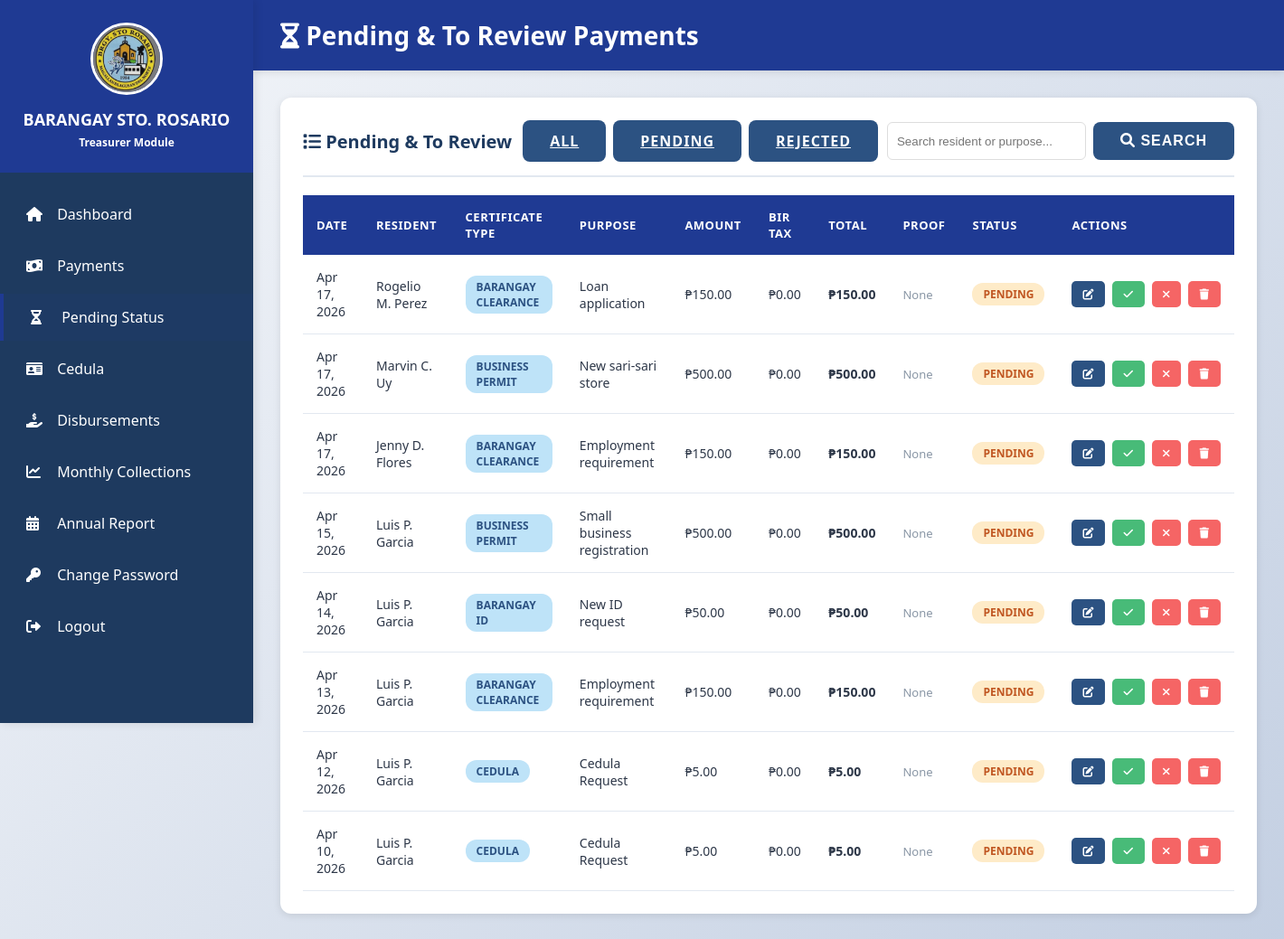
/treasurer/pending_payments/list.php (signed in), run on the app's committed database.
### tables this page shows
CREATE TABLE IF NOT EXISTS payment_status (
    id INT AUTO_INCREMENT PRIMARY KEY,
    resident_id INT DEFAULT NULL,
    certificate_type VARCHAR(100) NOT NULL,
    purpose VARCHAR(255) NOT NULL,
    resident_fname VARCHAR(150) NOT NULL,
    payment_status VARCHAR(20) NOT NULL DEFAULT 'pending',
    rejection_remarks TEXT DEFAULT NULL,
    rejected_at DATETIME DEFAULT NULL,
    amount DECIMAL(10, 2) NOT NULL,
    bir_tax DECIMAL(10, 2) DEFAULT 0,
    proof_path VARCHAR(255) DEFAULT NULL,
    proof_uploaded_at DATETIME DEFAULT NULL,
    created_at TIMESTAMP DEFAULT CURRENT_TIMESTAMP
);

### treasurer/pending_payments/list.php (the view, shortened to what this page needs)
<?php
include "../../config/database.php";
$searchQuery = isset($_GET['search']) ? trim($_GET['search']) : "";
$statusFilter = isset($_GET['status']) ? trim($_GET['status']) : "open";
$allowedFilters = [
    'pending' => ['pending'],
    'rejected' => ['rejected'],
    'open' => ['pending', 'to_review'],
];
$statusValues = $allowedFilters[$statusFilter];
$statusSql = "'" . implode("','", $statusValues) . "'";
if ($searchQuery !== "") {
    $searchParam = "%{$searchQuery}%";
    $stmt = $conn->prepare("
        SELECT * FROM payment_status
        WHERE payment_status IN ($statusSql)
            AND (
                resident_fname LIKE ?
                OR certificate_type LIKE ?
                OR purpose LIKE ?
            )
        ORDER BY created_at DESC, id DESC
    ");
    $stmt->bind_param("sss", $searchParam, $searchParam, $searchParam);
    $stmt->execute();
    $result = $stmt->get_result();
} else {
    $result = $conn->query("
        SELECT * FROM payment_status
        WHERE payment_status IN ($statusSql)
        ORDER BY created_at DESC, id DESC
    ");
}
?>
<!DOCTYPE html>
<html lang="en">
<head>
    <link rel="stylesheet" href="../../assets/css/style.css">
    <link rel="stylesheet" href="https://cdnjs.cloudflare.com/ajax/libs/font-awesome/6.0.0/css/all.min.css">
</head>
<body>
    <div class="dashboard-container">
        <aside class="sidebar">
            <div class="sidebar-header">
                <img src="../../assets/images/logo.jpg" alt="Barangay Logo"
                    style="width: 80px; height: 80px; border-radius: 50%; margin-bottom: 10px; border: 3px solid #ffffff;">
                <h2>BARANGAY STO. ROSARIO</h2>
                <p>Treasurer Module</p>
            </div>
            <ul class="sidebar-menu">
                <li><a href="../dashboard.php"><i class="fas fa-home"></i> Dashboard</a></li>
                <li><a href="../payments/list.php"><i class="fas fa-money-bill-wave"></i> Payments</a></li>
                <li><a href="list.php" class="active"><i class="fas fa-hourglass-half"></i> Pending Status</a></li>
                <li><a href="../cedula/list.php"><i class="fas fa-id-card"></i> Cedula</a></li>
                <li><a href="../disbursement/list.php"><i class="fas fa-hand-holding-usd"></i> Disbursements</a></li>
                <li><a href="../collections/monthly.php"><i class="fas fa-chart-line"></i> Monthly Collections</a></li>
                <li><a href="../collections/annual.php"><i class="fas fa-calendar-alt"></i> Annual Report</a></li>
                <li><a href="../change_password.php"><i class="fas fa-key"></i> Change Password</a></li>
                <li><a href="../../logout.php"><i class="fas fa-sign-out-alt"></i> Logout</a></li>
            </ul>
        </aside>
        <main class="main-content">
            <div class="content-header">
                <h1><i class="fas fa-hourglass-half"></i> Pending & To Review Payments</h1>
            </div>
            <div class="content-body">
                <div class="card">
                    <div class="card-header"
                        style="display: flex; justify-content: space-between; align-items: center; gap: 12px; flex-wrap: wrap;">
                        <h3><i class="fas fa-list"></i> Pending & To Review</h3>
                        <div style="display: flex; align-items: center; gap: 10px; flex-wrap: wrap;">
                            <div style="display: flex; gap: 8px;">
                                <a class="btn btn-secondary" href="list.php">All</a>
                                <a class="btn btn-secondary" href="list.php?status=pending">Pending</a>
                                <a class="btn btn-secondary" href="list.php?status=rejected">Rejected</a>
                            </div>
                            <form method="GET" action="list.php" style="display: flex; gap: 8px;">
                                <input type="text" name="search" placeholder="Search resident or purpose..."
                                    value="<?= htmlspecialchars($searchQuery) ?>"
                                    style="padding: 8px 10px; border: 1px solid #ddd; border-radius: 6px; min-width: 220px;">
                                <button type="submit" class="btn btn-secondary">
                                    <i class="fas fa-search"></i> Search
                                </button>
                            </form>
                        </div>
                    </div>
                    <div class="table-responsive">
                        <table>
                            <thead>
                                <tr>
                                    <th>Date</th>
                                    <th>Resident</th>
                                    <th>Certificate Type</th>
                                    <th>Purpose</th>
                                    <th>Amount</th>
                                    <th>BIR Tax</th>
                                    <th>Total</th>
                                    <th>Proof</th>
                                    <th>Status</th>
                                    <th>Actions</th>
                                </tr>
                            </thead>
                            <tbody>
                                <?php if ($result && $result->num_rows > 0): ?>
                                <?php while ($row = $result->fetch_assoc()): ?>
                                <?php
                                    if ($row['payment_status'] === 'rejected') {
                                        $statusText = 'Rejected';
                                        $statusClass = 'badge-danger';
                                    } else {
                                        $statusText = $row['payment_status'] === 'to_review' ? 'To Review' : 'Pending';
                                        $statusClass = $row['payment_status'] === 'to_review' ? 'badge-review' : 'badge-warning';
                                    }
                                    ?>
                                <tr>
                                    <td><?= date('M d, Y', strtotime($row['created_at'])) ?>
                                    </td>
                                    <td><?= htmlspecialchars($row['resident_fname']) ?>
                                    </td>
                                    <td><span
                                            class="badge badge-info"><?= htmlspecialchars($row['certificate_type']) ?></span>
                                    </td>
                                    <td><?= htmlspecialchars($row['purpose']) ?>
                                    </td>
                                    <td>₱<?= number_format($row['amount'], 2) ?>
                                    </td>
                                    <td>₱<?= number_format($row['bir_tax'], 2) ?>
                                    </td>
                                    <td><strong>₱<?= number_format($row['amount'] + $row['bir_tax'], 2) ?></strong>
                                    </td>
                                    <td>
                                        <?php if (!empty($row['proof_path'])): ?>
                                        <a class="btn btn-sm btn-secondary"
                                            href="../../<?= htmlspecialchars($row['proof_path']) ?>"
                                            target="_blank" title="View Proof">
                                            <i class="fas fa-receipt"></i>
                                        </a>
                                        <?php else: ?>
                                        <span class="text-muted">None</span>
                                        <?php endif; ?>
                                    </td>
                                    <td><span
                                            class="badge <?= $statusClass ?>"><?= $statusText ?></span>
                                    </td>
                                    <td>
                                        <div class="action-buttons">
                                            <a class="btn btn-sm btn-secondary"
                                                href="edit.php?id=<?= $row['id'] ?>">
                                                <i class="fas fa-edit"></i>
                                            </a>
                                            <button class="btn btn-sm btn-success"
                                                onclick="confirmPaid(<?= $row['id'] ?>, this)">
                                                <i class="fas fa-check"></i>
                                            </button>
                                            <button class="btn btn-sm btn-danger"
                                                onclick="confirmReject(<?= $row['id'] ?>, this)">
                                                <i class="fas fa-times"></i>
                                            </button>
                                            <button class="btn btn-sm btn-danger"
                                                onclick="confirmDelete(<?= $row['id'] ?>, this)">
                                                <i class="fas fa-trash"></i>
                                            </button>
                                        </div>
                                    </td>
                                </tr>
                                <?php endwhile; ?>
                                <?php endif; ?>
                            </tbody>
                        </table>
                    </div>
                </div>
            </div>
        </main>
    </div>
</body>
</html>

### assets/css/style.css (style rules this page uses)
:root { --primary-yellow: #1f3a93; --dark-yellow: #1a3280; --primary-blue: #1e3a5f; --light-blue: #2c5282; --text-dark: #2d3748; --text-light: #4a5568; --white: #ffffff; --gray-light: #f7fafc; --gray-border: #e2e8f0; --success: #48bb78; --danger: #f56565; --warning: #ed8936; }
* { margin: 0; padding: 0; box-sizing: border-box; }
body { font-family: "Segoe UI", Tahoma, Geneva, Verdana, sans-serif; background: linear-gradient(135deg, #f5f7fa 0%, #c3cfe2 100%); min-height: 100vh; color: var(--text-dark); }
.btn { padding: 12px 30px; border: none; border-radius: 8px; font-size: 16px; font-weight: 600; cursor: pointer; transition: all 0.3s ease; text-transform: uppercase; letter-spacing: 1px; }
.btn-success { background: var(--success); color: var(--white); }
.btn-danger { background: var(--danger); color: var(--white); }
.btn-secondary { background: var(--light-blue); color: var(--white); }
.dashboard-container { min-height: 100vh; display: flex; }
.sidebar { width: 280px; background: var(--primary-blue); padding: 0; box-shadow: 2px 0 10px rgba(0, 0, 0, 0.1); position: fixed; height: 100vh; overflow-y: auto; }
.sidebar-header { background: var(--primary-yellow); padding: 25px 20px; text-align: center; }
.sidebar-header h2 { color: var(--white); font-size: 18px; font-weight: 700; margin-bottom: 5px; }
.sidebar-header p { color: var(--white); font-size: 12px; font-weight: 600; }
.sidebar-menu { list-style: none; padding: 20px 0; }
.sidebar-menu li { margin-bottom: 5px; }
.sidebar-menu a { display: block; padding: 15px 25px; color: var(--white); text-decoration: none; transition: all 0.3s ease; border-left: 4px solid transparent; }
.sidebar-menu a:hover, .sidebar-menu a.active { background: rgba(31, 58, 147, 0.1); border-left-color: var(--primary-yellow); padding-left: 30px; }
.sidebar-menu a i { margin-right: 10px; width: 20px; }
.main-content { margin-left: 280px; flex: 1; padding: 0; }
.content-header { background: var(--primary-yellow); padding: 20px 30px; box-shadow: 0 2px 8px rgba(0, 0, 0, 0.1); }
.content-header h1 { color: var(--white); font-size: 28px; font-weight: 700; }
.content-body { padding: 30px; }
.card { background: var(--white); border-radius: 12px; padding: 25px; box-shadow: 0 2px 8px rgba(0, 0, 0, 0.1); margin-bottom: 25px; }
.card-header { border-bottom: 2px solid var(--gray-border); padding-bottom: 15px; margin-bottom: 20px; }
.card-header h3 { color: var(--primary-blue); font-size: 20px; font-weight: 600; }
.table-responsive { overflow-x: auto; margin-top: 20px; }
table { width: 100%; border-collapse: collapse; background: var(--white); }
thead { background: var(--primary-yellow); }
thead th { padding: 15px; text-align: left; font-weight: 600; color: var(--white); text-transform: uppercase; font-size: 13px; letter-spacing: 0.5px; }
tbody tr { border-bottom: 1px solid var(--gray-border); transition: background 0.2s ease; }
tbody td { padding: 15px; color: var(--text-dark); font-size: 14px; }
.action-buttons { display: flex; gap: 8px; }
.btn-sm { padding: 6px 12px; font-size: 12px; border-radius: 5px; }
.badge { display: inline-block; padding: 4px 12px; border-radius: 12px; font-size: 12px; font-weight: 600; text-transform: uppercase; }
.badge-warning { background: #feebc8; color: #c05621; }
.badge-info { background: #bee3f8; color: #2c5282; }
.text-muted { color: #8a97a6; font-size: 13px; }

### data on the page
payment_status: created_at "Apr 17, 2026", resident_fname "Rogelio M. Perez", certificate_type "BARANGAY CLEARANCE", purpose "Loan application", amount "150.00", bir_tax "0.00", $row['amount'] + $row['bir_tax'] "150.00", shows "None", payment_status "PENDING"
payment_status: created_at "Apr 17, 2026", resident_fname "Marvin C. Uy", certificate_type "BUSINESS PERMIT", purpose "New sari-sari store", amount "500.00", bir_tax "0.00", $row['amount'] + $row['bir_tax'] "500.00", shows "None", payment_status "PENDING"
payment_status: created_at "Apr 17, 2026", resident_fname "Jenny D. Flores", certificate_type "BARANGAY CLEARANCE", purpose "Employment requirement", amount "150.00", bir_tax "0.00", $row['amount'] + $row['bir_tax'] "150.00", shows "None", payment_status "PENDING"
payment_status: created_at "Apr 15, 2026", resident_fname "Luis P. Garcia", certificate_type "BUSINESS PERMIT", purpose "Small business registration", amount "500.00", bir_tax "0.00", $row['amount'] + $row['bir_tax'] "500.00", shows "None", payment_status "PENDING"
payment_status: created_at "Apr 14, 2026", resident_fname "Luis P. Garcia", certificate_type "BARANGAY ID", purpose "New ID request", amount "50.00", bir_tax "0.00", $row['amount'] + $row['bir_tax'] "50.00", shows "None", payment_status "PENDING"
payment_status: created_at "Apr 13, 2026", resident_fname "Luis P. Garcia", certificate_type "BARANGAY CLEARANCE", purpose "Employment requirement", amount "150.00", bir_tax "0.00", $row['amount'] + $row['bir_tax'] "150.00", shows "None", payment_status "PENDING"
payment_status: created_at "Apr 12, 2026", resident_fname "Luis P. Garcia", certificate_type "CEDULA", purpose "Cedula Request", amount "5.00", bir_tax "0.00", $row['amount'] + $row['bir_tax'] "5.00", shows "None", payment_status "PENDING"
payment_status: created_at "Apr 10, 2026", resident_fname "Luis P. Garcia", certificate_type "CEDULA", purpose "Cedula Request", amount "5.00", bir_tax "0.00", $row['amount'] + $row['bir_tax'] "5.00", shows "None", payment_status "PENDING"
